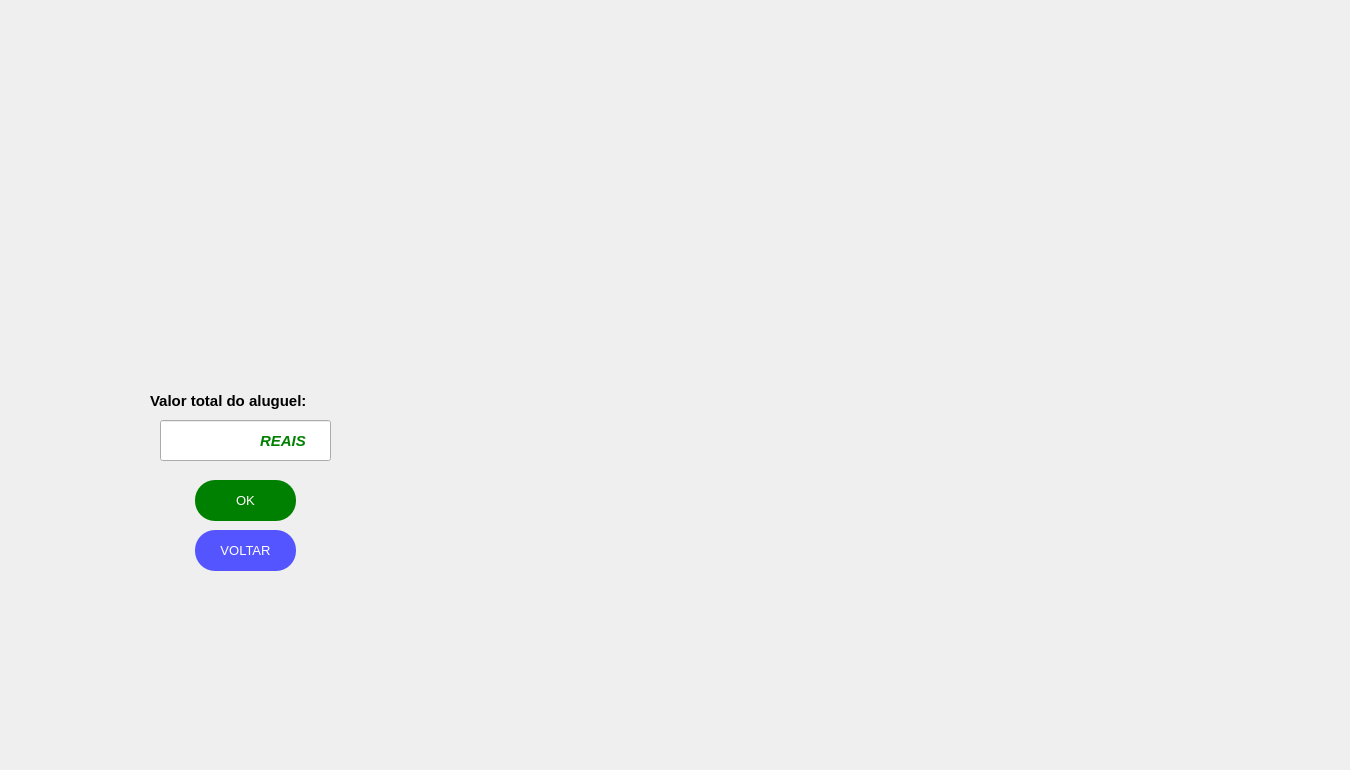
  <widget class="QWidget" name="centralwidget">
   <widget class="QPushButton" name="kwidt2">
    <property name="geometry">
     <rect>
      <x>30</x>
      <y>-100</y>
      <width>431</width>
      <height>451</height>
     </rect>
    </property>
    <property name="palette">
     <palette>
      <active>
       <colorrole role="WindowText">
        <brush brushstyle="SolidPattern">
         <color alpha="255">
          <red>170</red>
          <green>85</green>
          <blue>0</blue>
         </color>
        </brush>
       </colorrole>
       <colorrole role="Text">
        <brush brushstyle="SolidPattern">
         <color alpha="255">
          <red>0</red>
          <green>0</green>
          <blue>0</blue>
         </color>
        </brush>
       </colorrole>
       <colorrole role="BrightText">
        <brush brushstyle="SolidPattern">
         <color alpha="255">
          <red>203</red>
          <green>255</green>
          <blue>80</blue>
         </color>
        </brush>
       </colorrole>
       <colorrole role="ButtonText">
        <brush brushstyle="SolidPattern">
         <color alpha="255">
          <red>57</red>
          <green>87</green>
          <blue>255</blue>
         </color>
        </brush>
       </colorrole>
       <colorrole role="ToolTipBase">
        <brush brushstyle="SolidPattern">
         <color alpha="255">
          <red>255</red>
          <green>255</green>
          <blue>0</blue>
         </color>
        </brush>
       </colorrole>
       <colorrole role="PlaceholderText">
        <brush brushstyle="SolidPattern">
         <color alpha="128">
          <red>0</red>
          <green>0</green>
          <blue>0</blue>
         </color>
        </brush>
       </colorrole>
      </active>
      <inactive>
       <colorrole role="WindowText">
        <brush brushstyle="SolidPattern">
         <color alpha="255">
          <red>170</red>
          <green>85</green>
          <blue>0</blue>
         </color>
        </brush>
       </colorrole>
       <colorrole role="Text">
        <brush brushstyle="SolidPattern">
         <color alpha="255">
          <red>0</red>
          <green>0</green>
          <blue>0</blue>
         </color>
        </brush>
       </colorrole>
       <colorrole role="BrightText">
        <brush brushstyle="SolidPattern">
         <color alpha="255">
          <red>203</red>
          <green>255</green>
          <blue>80</blue>
         </color>
        </brush>
       </colorrole>
       <colorrole role="ButtonText">
        <brush brushstyle="SolidPattern">
         <color alpha="255">
          <red>57</red>
          <green>87</green>
          <blue>255</blue>
         </color>
        </brush>
       </colorrole>
       <colorrole role="ToolTipBase">
        <brush brushstyle="SolidPattern">
         <color alpha="255">
          <red>255</red>
          <green>255</green>
          <blue>0</blue>
         </color>
        </brush>
       </colorrole>
       <colorrole role="PlaceholderText">
        <brush brushstyle="SolidPattern">
         <color alpha="128">
          <red>0</red>
          <green>0</green>
          <blue>0</blue>
         </color>
        </brush>
       </colorrole>
      </inactive>
      <disabled>
       <colorrole role="WindowText">
        <brush brushstyle="SolidPattern">
         <color alpha="255">
          <red>4</red>
          <green>15</green>
          <blue>30</blue>
         </color>
        </brush>
       </colorrole>
       <colorrole role="Text">
        <brush brushstyle="SolidPattern">
         <color alpha="255">
          <red>120</red>
          <green>120</green>
          <blue>120</blue>
         </color>
        </brush>
       </colorrole>
       <colorrole role="BrightText">
        <brush brushstyle="SolidPattern">
         <color alpha="255">
          <red>203</red>
          <green>255</green>
          <blue>80</blue>
         </color>
        </brush>
       </colorrole>
       <colorrole role="ButtonText">
        <brush brushstyle="SolidPattern">
         <color alpha="255">
          <red>120</red>
          <green>120</green>
          <blue>120</blue>
         </color>
        </brush>
       </colorrole>
       <colorrole role="ToolTipBase">
        <brush brushstyle="SolidPattern">
         <color alpha="255">
          <red>255</red>
          <green>255</green>
          <blue>0</blue>
         </color>
        </brush>
       </colorrole>
       <colorrole role="PlaceholderText">
        <brush brushstyle="SolidPattern">
         <color alpha="128">
          <red>0</red>
          <green>0</green>
          <blue>0</blue>
         </color>
        </brush>
       </colorrole>
      </disabled>
     </palette>
    </property>
    <property name="font">
     <font>
      <family>Arial</family>
      <weight>75</weight>
      <bold>true</bold>
     </font>
    </property>
    <property name="contextMenuPolicy">
     <enum>Qt::CustomContextMenu</enum>
    </property>
    <property name="text">
     <string/>
    </property>
    <property name="icon">
     <iconset>
      <normaloff>../Imagens/Parte 2/1.5 compass EDIT.png</normaloff>../Imagens/Parte 2/1.5 compass EDIT.png</iconset>
    </property>
    <property name="iconSize">
     <size>
      <width>492</width>
      <height>456</height>
     </size>
    </property>
    <property name="checkable">
     <bool>false</bool>
    </property>
    <property name="autoRepeat">
     <bool>false</bool>
    </property>
    <property name="autoExclusive">
     <bool>false</bool>
    </property>
    <property name="autoDefault">
     <bool>false</bool>
    </property>
    <property name="default">
     <bool>false</bool>
    </property>
    <property name="flat">
     <bool>true</bool>
    </property>
   </widget>
   <widget class="QLabel" name="logoT6">
    <property name="enabled">
     <bool>true</bool>
    </property>
    <property name="geometry">
     <rect>
      <x>1110</x>
      <y>530</y>
      <width>231</width>
      <height>231</height>
     </rect>
    </property>
    <property name="toolTip">
     <string>&lt;html&gt;&lt;head/&gt;&lt;body&gt;&lt;p align=&quot;center&quot;&gt;&lt;br/&gt;&lt;/p&gt;&lt;/body&gt;&lt;/html&gt;</string>
    </property>
    <property name="whatsThis">
     <string>&lt;html&gt;&lt;head/&gt;&lt;body&gt;&lt;p align=&quot;center&quot;&gt;&lt;br/&gt;&lt;/p&gt;&lt;/body&gt;&lt;/html&gt;</string>
    </property>
    <property name="autoFillBackground">
     <bool>false</bool>
    </property>
    <property name="styleSheet">
     <string notr="true"/>
    </property>
    <property name="text">
     <string/>
    </property>
    <property name="pixmap">
     <pixmap>../Logos/LOGO2.png</pixmap>
    </property>
    <property name="scaledContents">
     <bool>true</bool>
    </property>
    <property name="wordWrap">
     <bool>false</bool>
    </property>
   </widget>
   <widget class="QPushButton" name="voltar_10">
    <property name="geometry">
     <rect>
      <x>195</x>
      <y>530</y>
      <width>101</width>
      <height>41</height>
     </rect>
    </property>
    <property name="palette">
     <palette>
      <active>
       <colorrole role="WindowText">
        <brush brushstyle="SolidPattern">
         <color alpha="255">
          <red>255</red>
          <green>255</green>
          <blue>255</blue>
         </color>
        </brush>
       </colorrole>
       <colorrole role="Button">
        <brush brushstyle="SolidPattern">
         <color alpha="255">
          <red>85</red>
          <green>85</green>
          <blue>255</blue>
         </color>
        </brush>
       </colorrole>
       <colorrole role="Text">
        <brush brushstyle="SolidPattern">
         <color alpha="255">
          <red>255</red>
          <green>255</green>
          <blue>255</blue>
         </color>
        </brush>
       </colorrole>
       <colorrole role="BrightText">
        <brush brushstyle="SolidPattern">
         <color alpha="255">
          <red>203</red>
          <green>255</green>
          <blue>80</blue>
         </color>
        </brush>
       </colorrole>
       <colorrole role="ButtonText">
        <brush brushstyle="SolidPattern">
         <color alpha="255">
          <red>255</red>
          <green>255</green>
          <blue>255</blue>
         </color>
        </brush>
       </colorrole>
       <colorrole role="Base">
        <brush brushstyle="SolidPattern">
         <color alpha="255">
          <red>85</red>
          <green>85</green>
          <blue>255</blue>
         </color>
        </brush>
       </colorrole>
       <colorrole role="Window">
        <brush brushstyle="SolidPattern">
         <color alpha="255">
          <red>85</red>
          <green>85</green>
          <blue>255</blue>
         </color>
        </brush>
       </colorrole>
       <colorrole role="ToolTipBase">
        <brush brushstyle="SolidPattern">
         <color alpha="255">
          <red>255</red>
          <green>255</green>
          <blue>0</blue>
         </color>
        </brush>
       </colorrole>
       <colorrole role="PlaceholderText">
        <brush brushstyle="SolidPattern">
         <color alpha="128">
          <red>0</red>
          <green>0</green>
          <blue>0</blue>
         </color>
        </brush>
       </colorrole>
      </active>
      <inactive>
       <colorrole role="WindowText">
        <brush brushstyle="SolidPattern">
         <color alpha="255">
          <red>255</red>
          <green>255</green>
          <blue>255</blue>
         </color>
        </brush>
       </colorrole>
       <colorrole role="Button">
        <brush brushstyle="SolidPattern">
         <color alpha="255">
          <red>85</red>
          <green>85</green>
          <blue>255</blue>
         </color>
        </brush>
       </colorrole>
       <colorrole role="Text">
        <brush brushstyle="SolidPattern">
         <color alpha="255">
          <red>255</red>
          <green>255</green>
          <blue>255</blue>
         </color>
        </brush>
       </colorrole>
       <colorrole role="BrightText">
        <brush brushstyle="SolidPattern">
         <color alpha="255">
          <red>203</red>
          <green>255</green>
          <blue>80</blue>
         </color>
        </brush>
       </colorrole>
       <colorrole role="ButtonText">
        <brush brushstyle="SolidPattern">
         <color alpha="255">
          <red>255</red>
          <green>255</green>
          <blue>255</blue>
         </color>
        </brush>
       </colorrole>
       <colorrole role="Base">
        <brush brushstyle="SolidPattern">
         <color alpha="255">
          <red>85</red>
          <green>85</green>
          <blue>255</blue>
         </color>
        </brush>
       </colorrole>
       <colorrole role="Window">
        <brush brushstyle="SolidPattern">
         <color alpha="255">
          <red>85</red>
          <green>85</green>
          <blue>255</blue>
         </color>
        </brush>
       </colorrole>
       <colorrole role="ToolTipBase">
        <brush brushstyle="SolidPattern">
         <color alpha="255">
          <red>255</red>
          <green>255</green>
          <blue>0</blue>
         </color>
        </brush>
       </colorrole>
       <colorrole role="PlaceholderText">
        <brush brushstyle="SolidPattern">
         <color alpha="128">
          <red>0</red>
          <green>0</green>
          <blue>0</blue>
         </color>
        </brush>
       </colorrole>
      </inactive>
      <disabled>
       <colorrole role="WindowText">
        <brush brushstyle="SolidPattern">
         <color alpha="255">
          <red>255</red>
          <green>255</green>
          <blue>255</blue>
         </color>
        </brush>
       </colorrole>
       <colorrole role="Button">
        <brush brushstyle="SolidPattern">
         <color alpha="255">
          <red>85</red>
          <green>85</green>
          <blue>255</blue>
         </color>
        </brush>
       </colorrole>
       <colorrole role="Text">
        <brush brushstyle="SolidPattern">
         <color alpha="255">
          <red>255</red>
          <green>255</green>
          <blue>255</blue>
         </color>
        </brush>
       </colorrole>
       <colorrole role="BrightText">
        <brush brushstyle="SolidPattern">
         <color alpha="255">
          <red>203</red>
          <green>255</green>
          <blue>80</blue>
         </color>
        </brush>
       </colorrole>
       <colorrole role="ButtonText">
        <brush brushstyle="SolidPattern">
         <color alpha="255">
          <red>255</red>
          <green>255</green>
          <blue>255</blue>
         </color>
        </brush>
       </colorrole>
       <colorrole role="Base">
        <brush brushstyle="SolidPattern">
         <color alpha="255">
          <red>85</red>
          <green>85</green>
          <blue>255</blue>
         </color>
        </brush>
       </colorrole>
       <colorrole role="Window">
        <brush brushstyle="SolidPattern">
         <color alpha="255">
          <red>85</red>
          <green>85</green>
          <blue>255</blue>
         </color>
        </brush>
       </colorrole>
       <colorrole role="ToolTipBase">
        <brush brushstyle="SolidPattern">
         <color alpha="255">
          <red>255</red>
          <green>255</green>
          <blue>0</blue>
         </color>
        </brush>
       </colorrole>
       <colorrole role="PlaceholderText">
        <brush brushstyle="SolidPattern">
         <color alpha="128">
          <red>0</red>
          <green>0</green>
          <blue>0</blue>
         </color>
        </brush>
       </colorrole>
      </disabled>
     </palette>
    </property>
    <property name="font">
     <font>
      <family>Arial</family>
      <pointsize>10</pointsize>
      <weight>9</weight>
      <italic>false</italic>
      <bold>false</bold>
     </font>
    </property>
    <property name="contextMenuPolicy">
     <enum>Qt::CustomContextMenu</enum>
    </property>
    <property name="styleSheet">
     <string notr="true">QPushButton{
	color:white;
	border-radius:20px;
	background-color: rgb(85, 85, 255);
	font: 75 10pt &quot;Arial&quot;;
}
QPushButton:hover{
	background-color: rgb(10, 10, 127);
}</string>
    </property>
    <property name="text">
     <string>VOLTAR</string>
    </property>
    <property name="iconSize">
     <size>
      <width>93</width>
      <height>100</height>
     </size>
    </property>
    <property name="checkable">
     <bool>false</bool>
    </property>
    <property name="autoRepeat">
     <bool>false</bool>
    </property>
    <property name="autoExclusive">
     <bool>false</bool>
    </property>
    <property name="autoDefault">
     <bool>false</bool>
    </property>
    <property name="default">
     <bool>false</bool>
    </property>
    <property name="flat">
     <bool>true</bool>
    </property>
   </widget>
   <widget class="QLabel" name="datacli1">
    <property name="geometry">
     <rect>
      <x>150</x>
      <y>385</y>
      <width>201</width>
      <height>31</height>
     </rect>
    </property>
    <property name="font">
     <font>
      <family>Arial</family>
      <pointsize>11</pointsize>
      <weight>75</weight>
      <bold>true</bold>
     </font>
    </property>
    <property name="text">
     <string>Valor total do aluguel:</string>
    </property>
   </widget>
   <widget class="QPushButton" name="devolver">
    <property name="geometry">
     <rect>
      <x>195</x>
      <y>480</y>
      <width>101</width>
      <height>41</height>
     </rect>
    </property>
    <property name="palette">
     <palette>
      <active>
       <colorrole role="WindowText">
        <brush brushstyle="SolidPattern">
         <color alpha="255">
          <red>255</red>
          <green>255</green>
          <blue>255</blue>
         </color>
        </brush>
       </colorrole>
       <colorrole role="Button">
        <brush brushstyle="SolidPattern">
         <color alpha="255">
          <red>0</red>
          <green>128</green>
          <blue>0</blue>
         </color>
        </brush>
       </colorrole>
       <colorrole role="Text">
        <brush brushstyle="SolidPattern">
         <color alpha="255">
          <red>255</red>
          <green>255</green>
          <blue>255</blue>
         </color>
        </brush>
       </colorrole>
       <colorrole role="BrightText">
        <brush brushstyle="SolidPattern">
         <color alpha="255">
          <red>203</red>
          <green>255</green>
          <blue>80</blue>
         </color>
        </brush>
       </colorrole>
       <colorrole role="ButtonText">
        <brush brushstyle="SolidPattern">
         <color alpha="255">
          <red>255</red>
          <green>255</green>
          <blue>255</blue>
         </color>
        </brush>
       </colorrole>
       <colorrole role="Base">
        <brush brushstyle="SolidPattern">
         <color alpha="255">
          <red>0</red>
          <green>128</green>
          <blue>0</blue>
         </color>
        </brush>
       </colorrole>
       <colorrole role="Window">
        <brush brushstyle="SolidPattern">
         <color alpha="255">
          <red>0</red>
          <green>128</green>
          <blue>0</blue>
         </color>
        </brush>
       </colorrole>
       <colorrole role="ToolTipBase">
        <brush brushstyle="SolidPattern">
         <color alpha="255">
          <red>255</red>
          <green>255</green>
          <blue>0</blue>
         </color>
        </brush>
       </colorrole>
       <colorrole role="PlaceholderText">
        <brush brushstyle="SolidPattern">
         <color alpha="128">
          <red>0</red>
          <green>0</green>
          <blue>0</blue>
         </color>
        </brush>
       </colorrole>
      </active>
      <inactive>
       <colorrole role="WindowText">
        <brush brushstyle="SolidPattern">
         <color alpha="255">
          <red>255</red>
          <green>255</green>
          <blue>255</blue>
         </color>
        </brush>
       </colorrole>
       <colorrole role="Button">
        <brush brushstyle="SolidPattern">
         <color alpha="255">
          <red>0</red>
          <green>128</green>
          <blue>0</blue>
         </color>
        </brush>
       </colorrole>
       <colorrole role="Text">
        <brush brushstyle="SolidPattern">
         <color alpha="255">
          <red>255</red>
          <green>255</green>
          <blue>255</blue>
         </color>
        </brush>
       </colorrole>
       <colorrole role="BrightText">
        <brush brushstyle="SolidPattern">
         <color alpha="255">
          <red>203</red>
          <green>255</green>
          <blue>80</blue>
         </color>
        </brush>
       </colorrole>
       <colorrole role="ButtonText">
        <brush brushstyle="SolidPattern">
         <color alpha="255">
          <red>255</red>
          <green>255</green>
          <blue>255</blue>
         </color>
        </brush>
       </colorrole>
       <colorrole role="Base">
        <brush brushstyle="SolidPattern">
         <color alpha="255">
          <red>0</red>
          <green>128</green>
          <blue>0</blue>
         </color>
        </brush>
       </colorrole>
       <colorrole role="Window">
        <brush brushstyle="SolidPattern">
         <color alpha="255">
          <red>0</red>
          <green>128</green>
          <blue>0</blue>
         </color>
        </brush>
       </colorrole>
       <colorrole role="ToolTipBase">
        <brush brushstyle="SolidPattern">
         <color alpha="255">
          <red>255</red>
          <green>255</green>
          <blue>0</blue>
         </color>
        </brush>
       </colorrole>
       <colorrole role="PlaceholderText">
        <brush brushstyle="SolidPattern">
         <color alpha="128">
          <red>0</red>
          <green>0</green>
          <blue>0</blue>
         </color>
        </brush>
       </colorrole>
      </inactive>
      <disabled>
       <colorrole role="WindowText">
        <brush brushstyle="SolidPattern">
         <color alpha="255">
          <red>255</red>
          <green>255</green>
          <blue>255</blue>
         </color>
        </brush>
       </colorrole>
       <colorrole role="Button">
        <brush brushstyle="SolidPattern">
         <color alpha="255">
          <red>0</red>
          <green>128</green>
          <blue>0</blue>
         </color>
        </brush>
       </colorrole>
       <colorrole role="Text">
        <brush brushstyle="SolidPattern">
         <color alpha="255">
          <red>255</red>
          <green>255</green>
          <blue>255</blue>
         </color>
        </brush>
       </colorrole>
       <colorrole role="BrightText">
        <brush brushstyle="SolidPattern">
         <color alpha="255">
          <red>203</red>
          <green>255</green>
          <blue>80</blue>
         </color>
        </brush>
       </colorrole>
       <colorrole role="ButtonText">
        <brush brushstyle="SolidPattern">
         <color alpha="255">
          <red>255</red>
          <green>255</green>
          <blue>255</blue>
         </color>
        </brush>
       </colorrole>
       <colorrole role="Base">
        <brush brushstyle="SolidPattern">
         <color alpha="255">
          <red>0</red>
          <green>128</green>
          <blue>0</blue>
         </color>
        </brush>
       </colorrole>
       <colorrole role="Window">
        <brush brushstyle="SolidPattern">
         <color alpha="255">
          <red>0</red>
          <green>128</green>
          <blue>0</blue>
         </color>
        </brush>
       </colorrole>
       <colorrole role="ToolTipBase">
        <brush brushstyle="SolidPattern">
         <color alpha="255">
          <red>255</red>
          <green>255</green>
          <blue>0</blue>
         </color>
        </brush>
       </colorrole>
       <colorrole role="PlaceholderText">
        <brush brushstyle="SolidPattern">
         <color alpha="128">
          <red>0</red>
          <green>0</green>
          <blue>0</blue>
         </color>
        </brush>
       </colorrole>
      </disabled>
     </palette>
    </property>
    <property name="font">
     <font>
      <family>Arial</family>
      <pointsize>10</pointsize>
      <weight>9</weight>
      <italic>false</italic>
      <bold>false</bold>
     </font>
    </property>
    <property name="contextMenuPolicy">
     <enum>Qt::CustomContextMenu</enum>
    </property>
    <property name="styleSheet">
     <string notr="true">QPushButton{
	color:white;
	border-radius:20px;
	background-color: #008000;
	font: 75 10pt &quot;Arial&quot;;
}
QPushButton:hover{
	background-color: #005500;
}</string>
    </property>
    <property name="text">
     <string>OK</string>
    </property>
    <property name="iconSize">
     <size>
      <width>93</width>
      <height>100</height>
     </size>
    </property>
    <property name="checkable">
     <bool>false</bool>
    </property>
    <property name="autoRepeat">
     <bool>false</bool>
    </property>
    <property name="autoExclusive">
     <bool>false</bool>
    </property>
    <property name="autoDefault">
     <bool>false</bool>
    </property>
    <property name="default">
     <bool>false</bool>
    </property>
    <property name="flat">
     <bool>true</bool>
    </property>
   </widget>
   <widget class="QPushButton" name="kwidt2_2">
    <property name="geometry">
     <rect>
      <x>10</x>
      <y>510</y>
      <width>51</width>
      <height>81</height>
     </rect>
    </property>
    <property name="palette">
     <palette>
      <active>
       <colorrole role="WindowText">
        <brush brushstyle="SolidPattern">
         <color alpha="255">
          <red>170</red>
          <green>85</green>
          <blue>0</blue>
         </color>
        </brush>
       </colorrole>
       <colorrole role="Text">
        <brush brushstyle="SolidPattern">
         <color alpha="255">
          <red>0</red>
          <green>0</green>
          <blue>0</blue>
         </color>
        </brush>
       </colorrole>
       <colorrole role="BrightText">
        <brush brushstyle="SolidPattern">
         <color alpha="255">
          <red>203</red>
          <green>255</green>
          <blue>80</blue>
         </color>
        </brush>
       </colorrole>
       <colorrole role="ButtonText">
        <brush brushstyle="SolidPattern">
         <color alpha="255">
          <red>57</red>
          <green>87</green>
          <blue>255</blue>
         </color>
        </brush>
       </colorrole>
       <colorrole role="ToolTipBase">
        <brush brushstyle="SolidPattern">
         <color alpha="255">
          <red>255</red>
          <green>255</green>
          <blue>0</blue>
         </color>
        </brush>
       </colorrole>
       <colorrole role="PlaceholderText">
        <brush brushstyle="SolidPattern">
         <color alpha="128">
          <red>0</red>
          <green>0</green>
          <blue>0</blue>
         </color>
        </brush>
       </colorrole>
      </active>
      <inactive>
       <colorrole role="WindowText">
        <brush brushstyle="SolidPattern">
         <color alpha="255">
          <red>170</red>
          <green>85</green>
          <blue>0</blue>
         </color>
        </brush>
       </colorrole>
       <colorrole role="Text">
        <brush brushstyle="SolidPattern">
         <color alpha="255">
          <red>0</red>
          <green>0</green>
          <blue>0</blue>
         </color>
        </brush>
       </colorrole>
       <colorrole role="BrightText">
        <brush brushstyle="SolidPattern">
         <color alpha="255">
          <red>203</red>
          <green>255</green>
          <blue>80</blue>
         </color>
        </brush>
       </colorrole>
       <colorrole role="ButtonText">
        <brush brushstyle="SolidPattern">
         <color alpha="255">
          <red>57</red>
          <green>87</green>
          <blue>255</blue>
         </color>
        </brush>
       </colorrole>
       <colorrole role="ToolTipBase">
        <brush brushstyle="SolidPattern">
         <color alpha="255">
          <red>255</red>
          <green>255</green>
          <blue>0</blue>
         </color>
        </brush>
       </colorrole>
       <colorrole role="PlaceholderText">
        <brush brushstyle="SolidPattern">
         <color alpha="128">
          <red>0</red>
          <green>0</green>
          <blue>0</blue>
         </color>
        </brush>
       </colorrole>
      </inactive>
      <disabled>
       <colorrole role="WindowText">
        <brush brushstyle="SolidPattern">
         <color alpha="255">
          <red>4</red>
          <green>15</green>
          <blue>30</blue>
         </color>
        </brush>
       </colorrole>
       <colorrole role="Text">
        <brush brushstyle="SolidPattern">
         <color alpha="255">
          <red>120</red>
          <green>120</green>
          <blue>120</blue>
         </color>
        </brush>
       </colorrole>
       <colorrole role="BrightText">
        <brush brushstyle="SolidPattern">
         <color alpha="255">
          <red>203</red>
          <green>255</green>
          <blue>80</blue>
         </color>
        </brush>
       </colorrole>
       <colorrole role="ButtonText">
        <brush brushstyle="SolidPattern">
         <color alpha="255">
          <red>120</red>
          <green>120</green>
          <blue>120</blue>
         </color>
        </brush>
       </colorrole>
       <colorrole role="ToolTipBase">
        <brush brushstyle="SolidPattern">
         <color alpha="255">
          <red>255</red>
          <green>255</green>
          <blue>0</blue>
         </color>
        </brush>
       </colorrole>
       <colorrole role="PlaceholderText">
        <brush brushstyle="SolidPattern">
         <color alpha="128">
          <red>0</red>
          <green>0</green>
          <blue>0</blue>
         </color>
        </brush>
       </colorrole>
      </disabled>
     </palette>
    </property>
    <property name="font">
     <font>
      <family>Arial</family>
      <weight>75</weight>
      <bold>true</bold>
     </font>
    </property>
    <property name="contextMenuPolicy">
     <enum>Qt::CustomContextMenu</enum>
    </property>
    <property name="text">
     <string/>
    </property>
    <property name="icon">
     <iconset>
      <normaloff>../Logos/LOGO3.png</normaloff>../Logos/LOGO3.png</iconset>
    </property>
    <property name="iconSize">
     <size>
      <width>102</width>
      <height>99</height>
     </size>
    </property>
    <property name="checkable">
     <bool>false</bool>
    </property>
    <property name="autoRepeat">
     <bool>false</bool>
    </property>
    <property name="autoExclusive">
     <bool>false</bool>
    </property>
    <property name="autoDefault">
     <bool>false</bool>
    </property>
    <property name="default">
     <bool>false</bool>
    </property>
    <property name="flat">
     <bool>true</bool>
    </property>
   </widget>
   <widget class="QLineEdit" name="total">
    <property name="enabled">
     <bool>true</bool>
    </property>
    <property name="geometry">
     <rect>
      <x>160</x>
      <y>420</y>
      <width>171</width>
      <height>41</height>
     </rect>
    </property>
    <property name="font">
     <font>
      <pointsize>10</pointsize>
      <weight>75</weight>
      <bold>true</bold>
     </font>
    </property>
    <property name="styleSheet">
     <string notr="true">COLOR:GREEN;</string>
    </property>
    <property name="inputMask">
     <string/>
    </property>
   </widget>
   <widget class="QLabel" name="datacli1_2">
    <property name="geometry">
     <rect>
      <x>260</x>
      <y>420</y>
      <width>61</width>
      <height>41</height>
     </rect>
    </property>
    <property name="font">
     <font>
      <family>Arial</family>
      <pointsize>11</pointsize>
      <weight>75</weight>
      <italic>true</italic>
      <bold>true</bold>
      <underline>false</underline>
     </font>
    </property>
    <property name="styleSheet">
     <string notr="true">COLOR:GREEN;</string>
    </property>
    <property name="text">
     <string>REAIS</string>
    </property>
   </widget>
  </widget>
